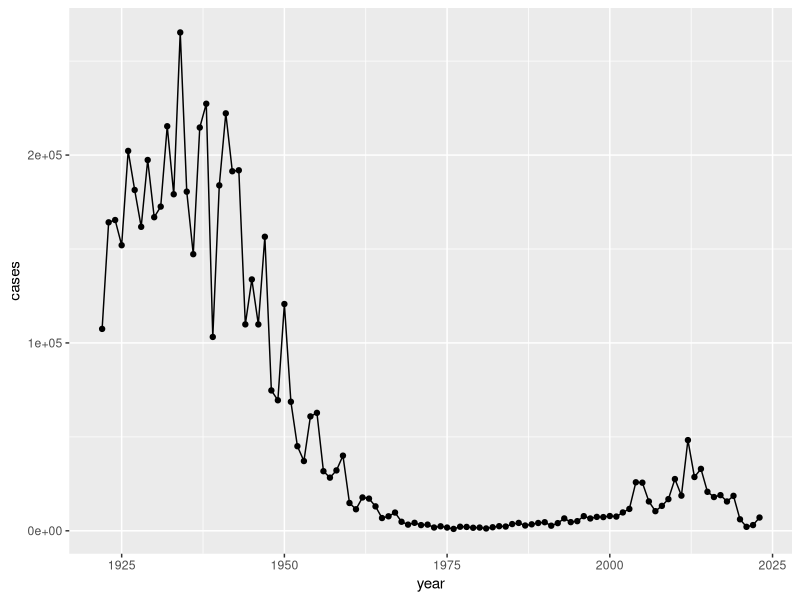
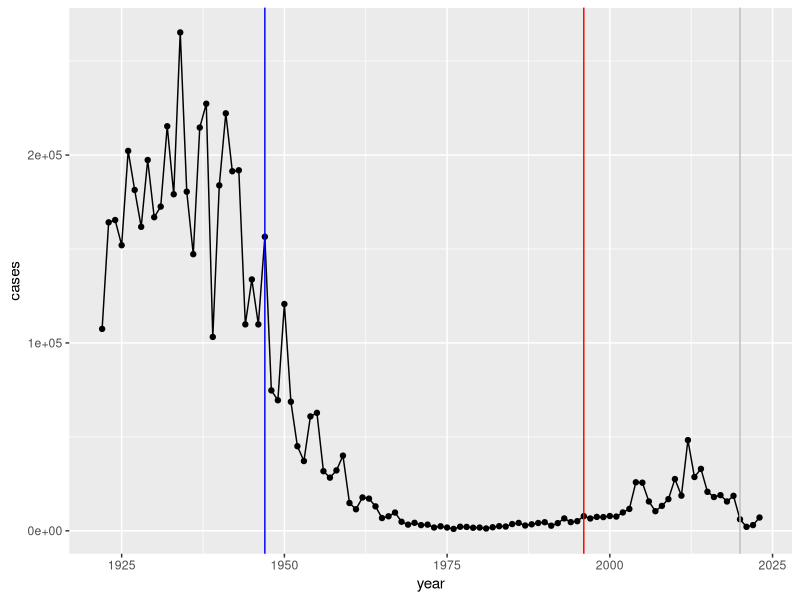

Reproduce these figures in R, in order. (Note: this script raises an error after producing the figures.)
## ---- chunk 1
cdc <- data.frame(
                            year = c(1922L,1923L,1924L,1925L,1926L,1927L,
                                     1928L,1929L,1930L,1931L,1932L,1933L,1934L,
                                     1935L,1936L,1937L,1938L,1939L,1940L,
                                     1941L,1942L,1943L,1944L,1945L,1946L,
                                     1947L,1948L,1949L,1950L,1951L,1952L,
                                     1953L,1954L,1955L,1956L,1957L,1958L,
                                     1959L,1960L,1961L,1962L,1963L,1964L,
                                     1965L,1966L,1967L,1968L,1969L,1970L,
                                     1971L,1972L,1973L,1974L,1975L,1976L,1977L,
                                     1978L,1979L,1980L,1981L,1982L,1983L,
                                     1984L,1985L,1986L,1987L,1988L,1989L,
                                     1990L,1991L,1992L,1993L,1994L,1995L,
                                     1996L,1997L,1998L,1999L,2000L,2001L,
                                     2002L,2003L,2004L,2005L,2006L,2007L,
                                     2008L,2009L,2010L,2011L,2012L,2013L,
                                     2014L,2015L,2016L,2017L,2018L,2019L,2020L,
                                     2021L,2022L,2023L),
    cases = c(107473,164191,165418,152003,202210,181411,
                                     161799,197371,166914,172559,215343,
                                     179135,265269,180518,147237,214652,
                                     227319,103188,183866,222202,191383,191890,
                                     109873,133792,109860,156517,74715,
                                     69479,120718,68687,45030,37129,60886,
                                     62786,31732,28295,32148,40005,14809,
                                     11468,17749,17135,13005,6799,7717,9718,
                                     4810,3285,4249,3036,3287,1759,2402,
                                     1738,1010,2177,2063,1623,1730,1248,
                                     1895,2463,2276,3589,4195,2823,3450,4157,
                                     4570,2719,4083,6586,4617,5137,7796,
                                     6564,7405,7298,7867,7580,9771,11647,
                                     25827,25616,15632,10454,13278,16858,
                                     27550,18719,48277,28639,32971,20762,
                                     17972,18975,15609,18617,6124,2116,3044,
                                     7063)
  )

## ---- chunk 2
library(ggplot2)

ggplot(cdc) + 
  aes(year, cases) +
  geom_point() +
  geom_line()


## ---- chunk 3
ggplot(cdc) + 
  aes(year, cases) +
  geom_point() +
  geom_line() +
  geom_vline(xintercept = 1947, col = "blue") +
  geom_vline(xintercept = 1996, col = "red") +
  geom_vline(xintercept = 2020, col = "gray")

## ---- chunk 4
library(jsonlite)
subject <- read_json("http://cmi-pb.org/api/v5_1/subject", simplifyVector = TRUE)

head(subject)
## ---- chunk 5
nrow(subject)
## ---- chunk 6
table(subject$infancy_vac)
## ---- chunk 7
table(subject$race, subject$biological_sex)
## ---- chunk 8
specimen <- read_json("http://cmi-pb.org/api/v5_1/specimen", simplifyVector = TRUE)
ab_titer <- read_json("http://cmi-pb.org/api/v5_1/plasma_ab_titer", simplifyVector = TRUE)
## ---- chunk 9
head(specimen)
## ---- chunk 10
library(dplyr)

meta <- inner_join(subject, specimen)

head(meta)
## ---- chunk 11
ab_data <- inner_join(meta, ab_titer)
head(ab_data)
## ---- chunk 12
unique(ab_data$isotype)
## ---- chunk 13
unique(ab_data$antigen)
## ---- chunk 14
ggplot(ab_data) + 
  aes(MFI, antigen) +
  geom_boxplot() 
## ---- chunk 15
igg <- ab_data |>
  filter(isotype == "IgG")
## ---- chunk 16
ggplot(igg) + 
  aes(MFI_normalised, antigen) +
  geom_boxplot()
## ---- chunk 17
ggplot(igg) + 
  aes(MFI_normalised, antigen, col = infancy_vac) +
  geom_boxplot()
## ---- chunk 18
ggplot(igg) + 
  aes(MFI_normalised, antigen) +
  geom_boxplot() +
  facet_wrap(~infancy_vac)
## ---- chunk 19
table(ab_data$visit) 
## ---- chunk 20
igg |> 
  filter(visit %in% 1:8) |>
  ggplot() + 
  aes(MFI_normalised, antigen, col = infancy_vac) +
  geom_boxplot() +
  facet_wrap(~visit, nrow=2)
## ---- chunk 21
pt <- igg |> 
  filter(antigen == "PT") |>
  filter(dataset == "2021_dataset") 
## ---- chunk 22
ggplot(pt) + 
  aes(planned_day_relative_to_boost, MFI_normalised, col = infancy_vac, group = subject_id) +
  geom_point() +
  geom_line() +
  geom_vline(xintercept = 14, col = "darkgreen")
## ---- chunk 23
sessionInfo()
